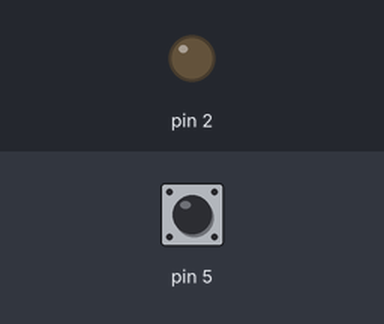
Recording of a sketch running on a simulated Arduino Uno, built with avr-gcc and run on an emulated ATmega328P. Shown: output pins drawn as LEDs (lit = HIGH). Inputs (shaded band) come from the test bench; at power-on: pin 5 HIGH.

Above: at 1.2 s.
1.3 s: pin 5 pulled LOW for 0.15 s
At 1.8 s:
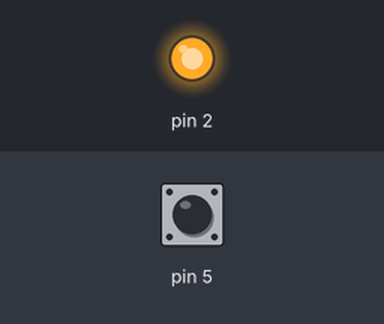
3.0 s: pin 5 pulled LOW for 1 s
At 3.8 s:
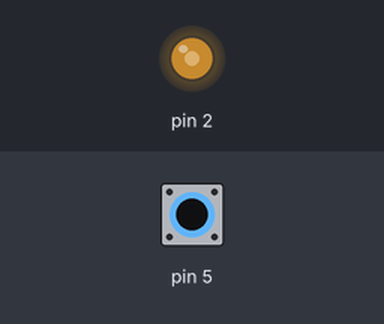
5.5 s: pin 5 pulled LOW for 3.2 s
At 9.9 s:
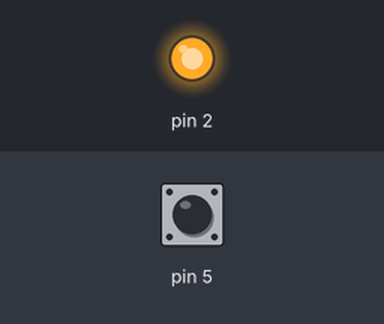
10.2 s: pin 5 pulsed LOW 5 times (0.12 s each, 0.3 s apart)
At 12.3 s:
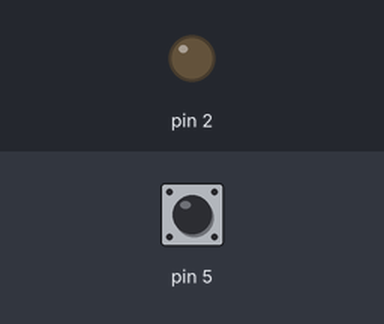
Timing chart, 0 to 13.8 s (numbered marks = the images above; inputs shaded):
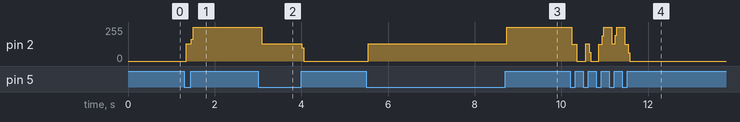

The sketch:

PRACTICA04.ino
```cpp
/*Practica 04:
  * Muñiz Patiño Andrea Fernanda
  * 24/Agosto/2018
  * Versión 1.0
  * Sobre la práctica:
  * Presionar el botón prender un led, que se quede prendido
  * Si se vuelve a presionar apagar el botón.
  */

boolean prendido;

void setup() {
  pinMode(5,INPUT_PULLUP);
  pinMode(2,OUTPUT);
}
void loop() {
  while(!digitalRead(5)){
    if(prendido){
        digitalWrite(2,0);
      prendido = false;
    }else{
      digitalWrite(2,1);
      prendido = true;
    }
  }
  /*El delay es opcional*/
  delay(100);
}
```

Measured:
- after the input at 1.3 s, pin 2: 0/255 → 131/255 at once, → 255/255 0.12 s later
- after the input at 3.0 s, pin 2: 255/255 → 131/255 after 0.09 s, → 0/255 0.92 s later
- after the input at 5.5 s, pin 2: 0/255 → 131/255 at once, → 255/255 3.2 s later
